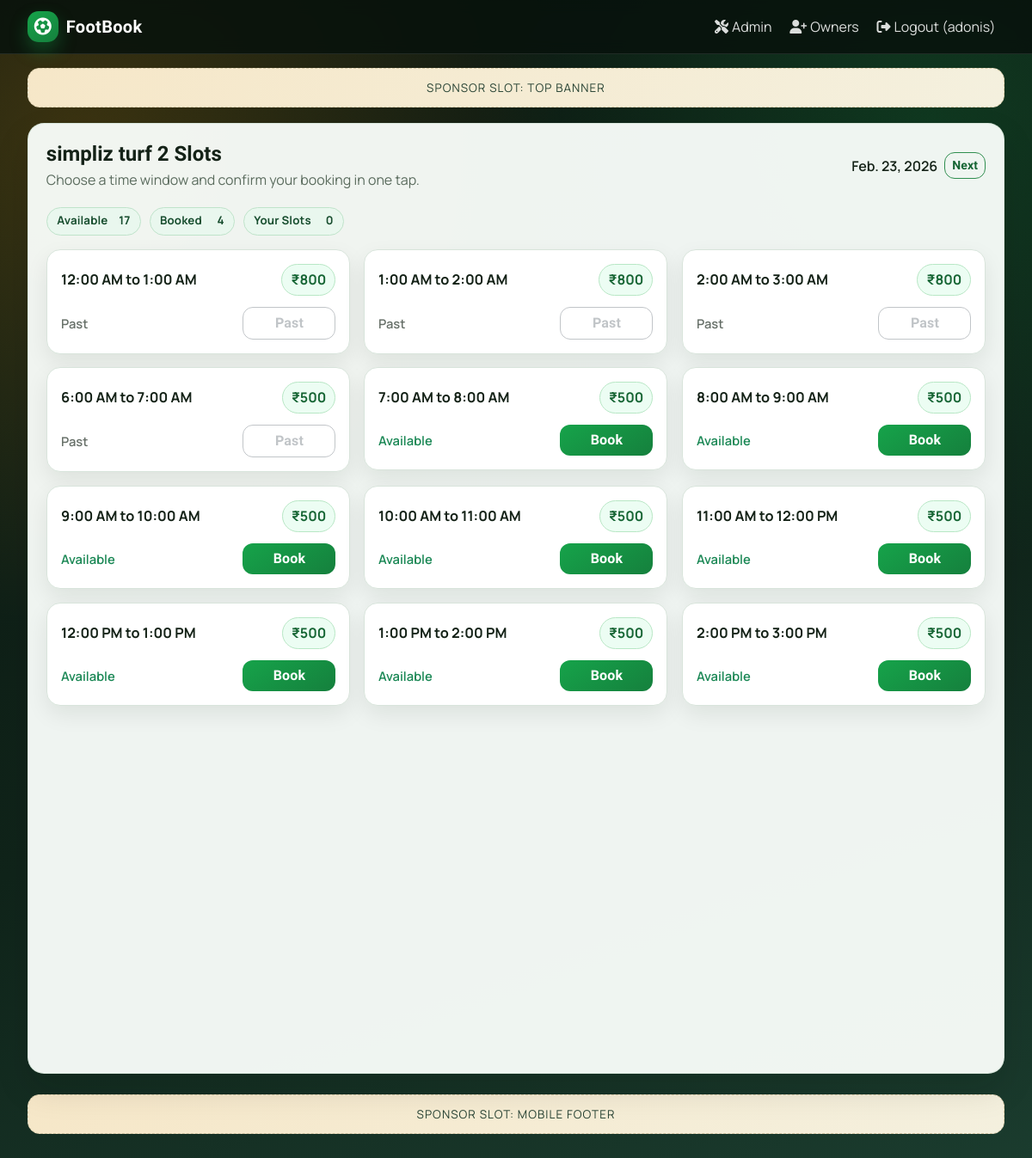
The page /grounds/13/ (signed in) on the database its author committed.
### accounts/models.py (models this page shows, shortened)
class User(AbstractBaseUser, PermissionsMixin):
    ROLE_CHOICES = (
        ('admin', 'Admin'),
        ('owner', 'Ground Owner'),
        ('customer', 'Customer'),
    )
    email = models.EmailField(unique=True)
    phone_number = models.CharField(max_length=15, unique=True)
    name = models.CharField(max_length=100)
    role = models.CharField(max_length=10, choices=ROLE_CHOICES)
    is_active = models.BooleanField(default=True)
    is_staff = models.BooleanField(default=False)
    email_verified = models.BooleanField(default=False)
    date_joined = models.DateTimeField(default=timezone.now)
    USERNAME_FIELD = 'email'
    REQUIRED_FIELDS = ['phone_number', 'name']
    objects = UserManager()

### grounds/models.py (models this page shows, shortened)
class Ground(models.Model):
    name = models.CharField(max_length=100)
    location = models.CharField(max_length=200)
    image = models.CharField(max_length=300, blank=True, null=True)
    latitude = models.DecimalField(max_digits=9, decimal_places=6, null=True, blank=True)
    longitude = models.DecimalField(max_digits=9, decimal_places=6, null=True, blank=True)
    owner = models.ForeignKey(
        settings.AUTH_USER_MODEL,
        on_delete=models.CASCADE,
        limit_choices_to={'role': 'owner'}
    )
    day_price = models.PositiveIntegerField()
    night_price = models.PositiveIntegerField()
    opening_time = models.TimeField()
    closing_time = models.TimeField()
    is_active = models.BooleanField(default=True)
    created_at = models.DateTimeField(auto_now_add=True)

### bookings/models.py (models this page shows, shortened)
class Slot(models.Model):
    ground = models.ForeignKey(Ground, on_delete=models.CASCADE)
    date = models.DateField()
    start_time = models.TimeField()
    end_time = models.TimeField()
    is_booked = models.BooleanField(default=False)
    class Meta:
        unique_together = ('ground', 'date', 'start_time')

### bookings/views.py (the view)
# urls.py: path('grounds/<int:ground_id>/', views.ground_slots),
@login_required
def ground_slots(request, ground_id):
    ground = get_object_or_404(Ground, id=ground_id)
    date_str = request.GET.get('date')
    try:
        if date_str:
            selected_date = timezone.datetime.strptime(date_str, '%Y-%m-%d').date()
        else:
            selected_date = timezone.localdate()
    except Exception:
        selected_date = timezone.localdate()
    current = ground.opening_time
    end_t = ground.closing_time
    while current != end_t:
        end_slot = (datetime.combine(selected_date, current) + timedelta(hours=1)).time()
        Slot.objects.get_or_create(
            ground=ground,
            date=selected_date,
            start_time=current,
            defaults={'end_time': end_slot, 'is_booked': False}
        )
        current = end_slot
    slots_qs = Slot.objects.filter(ground=ground, date=selected_date).order_by('start_time')
    visible_slots = []
    now_dt = timezone.localtime(timezone.now())
    today = timezone.localdate()
    for slot in slots_qs:
        if ground.closing_time > ground.opening_time:
            if slot.start_time < ground.opening_time or slot.start_time >= ground.closing_time:
                continue
        else:
            if not (slot.start_time >= ground.opening_time or slot.start_time < ground.closing_time):
                continue
        slot_dt = timezone.make_aware(timezone.datetime.combine(selected_date, slot.start_time), timezone.get_current_timezone())
        is_past = slot_dt <= now_dt
        booking = Booking.objects.filter(slot=slot, status='BOOKED').first()
        user_booking = (booking.user == request.user) if booking else False
        can_cancel = False
        cancel_no_refund = False
        if booking and user_booking:
            can_cancel = slot.date >= today
            if can_cancel:
                hours_to_slot = (_slot_start_datetime(slot) - now_dt).total_seconds() / 3600
                cancel_no_refund = hours_to_slot < 4
        visible_slots.append({
            'slot': slot,
            'is_past': is_past,
            'price': ground.day_price if 6 <= slot.start_time.hour < 18 else ground.night_price,
            'booking': booking,
            'user_booking': user_booking,
            'can_cancel': can_cancel,
            'cancel_no_refund': cancel_no_refund,
        })
    prev_date = selected_date - timezone.timedelta(days=1)
    next_date = selected_date + timezone.timedelta(days=1)
    if prev_date < timezone.localdate():
        prev_date = None
    return render(request, 'bookings/slots.html', {
        'ground': ground,
        'slots': visible_slots,
        'selected_date': selected_date,
        'prev_date': prev_date,
        'next_date': next_date,
    })

### templates/bookings/slots.html (shortened to what this page needs)
{% extends 'base/base.html' %}
{% block content %}
<div class="page-shell">
  <div class="page-header">
    <div>
      <h4>{{ ground.name }} Slots</h4>
      <p class="page-subtitle">Choose a time window and confirm your booking in one tap.</p>
    </div>
    <div class="d-flex align-items-center gap-2 flex-wrap">
      <span class="fw-semibold">{{ selected_date }}</span>
      <a class="btn btn-sm btn-outline-primary" href="?date={{ next_date|date:'Y-m-d' }}">Next</a>
    </div>
  </div>
  <div class="slot-livebar mb-3">
    <div class="live-chip">Available <span id="live-available-count">0</span></div>
    <div class="live-chip">Booked <span id="live-booked-count">0</span></div>
    <div class="live-chip">Your Slots <span id="live-your-count">0</span></div>
  </div>
  <div class="slots-grid">
    {% for obj in slots %}
      {% with slot=obj.slot is_past=obj.is_past %}
      <div class="slot-wrap">
        <div class="slot-card" role="group" aria-label="Slot {{ slot.id }}" data-slot-id="{{ slot.id }}">
          <div class="slot-meta">
            <div class="slot-time">{{ slot.start_time|time:"g:i A" }} to {{ slot.end_time|time:"g:i A" }}</div>
            <div class="slot-price">₹{{ obj.price }}</div>
          </div>
          {% if slot.is_booked %}
            <div class="slot-body muted">
              {% if obj.booking and obj.user_booking %}
                <div class="slot-status">
                  <span class="d-none" data-slot-state="your">your</span>
                  Your booking
                  {% if obj.cancel_no_refund %}
                    <span class="d-block text-danger small mt-1">Cancel now: amount will not be refunded.</span>
                  {% endif %}
                </div>
                {% if obj.can_cancel %}
                  {% if obj.cancel_no_refund %}
                    <a href="{% url 'cancel_booking' obj.booking.id %}" class="btn btn-outline-danger slot-action" data-confirm-message="This cancellation is within 4 hours of slot time. Amount will not be refunded.">Cancel</a>
                  {% else %}
                    <a href="{% url 'cancel_booking' obj.booking.id %}" class="btn btn-outline-danger slot-action" data-confirm-message="Cancel this booking?">Cancel</a>
                  {% endif %}
                {% else %}
                  <button class="btn btn-outline-secondary slot-action" disabled aria-disabled="true">Past booking</button>
                {% endif %}
              {% else %}
                <div class="slot-status"><span data-slot-state="booked">Booked</span></div>
                <button class="btn btn-outline-secondary slot-action" disabled aria-disabled="true">Booked</button>
              {% endif %}
            </div>
          {% else %}
            {% if is_past %}
              <div class="slot-body muted">
                <div class="slot-status"><span data-slot-state="past">Past</span></div>
                <button class="btn btn-outline-secondary slot-action" disabled aria-disabled="true">Past</button>
              </div>
            {% else %}
              <div class="slot-body">
                <div class="slot-status text-success"><span data-slot-state="available">Available</span></div>
                <button class="btn btn-primary slot-action" onclick="showConfirmModal({{ slot.id }}, '{{ slot.start_time|time:"g:i A" }}', '{{ slot.end_time|time:"g:i A" }}', {{ obj.price }})">Book</button>
              </div>
            {% endif %}
          {% endif %}
        </div>
      </div>
      {% endwith %}
    {% empty %}
      <div class="col-12"><p class="text-muted mb-0">No slots available for this date.</p></div>
    {% endfor %}
  </div>
</div>
<div class="ad-shell text-center mt-4">Sponsor Slot: mobile footer</div>
{% endblock %}

### templates/base/base.html (shortened to what this page needs)
<!DOCTYPE html>
<html lang="en">
<head>
  {% load static %}
  <link href="https://cdn.jsdelivr.net/npm/bootstrap@5.3.2/dist/css/bootstrap.min.css" rel="stylesheet">
  <link href="https://cdnjs.cloudflare.com/ajax/libs/font-awesome/6.4.0/css/all.min.css" rel="stylesheet">
  <link rel="stylesheet" href="{% static 'css/style.css' %}">
</head>
<body>
<nav class="navbar navbar-expand-lg site-navbar">
  <div class="container-fluid">
    <a class="navbar-brand d-flex align-items-center" href="/">
      <span class="brand-icon"><i class="fas fa-futbol" aria-hidden="true"></i></span>
      <span class="brand-text">FootBook</span>
    </a>
    <div class="collapse navbar-collapse" id="mainNavbar">
      <ul class="navbar-nav ms-auto mb-2 mb-lg-0">
        {% if user.is_authenticated %}
          {% if user.role == 'admin' %}
            <li class="nav-item"><a class="nav-link" href="{% url 'admin_dashboard' %}"><i class="fas fa-tools me-1"></i>Admin</a></li>
            <li class="nav-item"><a class="nav-link" href="{% url 'create_ground_owner' %}"><i class="fas fa-user-plus me-1"></i>Owners</a></li>
          {% elif user.role == 'owner' %}
            <li class="nav-item"><a class="nav-link" href="{% url 'owner_dashboard' %}"><i class="fas fa-store me-1"></i>Owner</a></li>
            <li class="nav-item"><a class="nav-link" href="{% url 'owner_manual_booking' %}"><i class="fas fa-plus me-1"></i>Manual</a></li>
          {% else %}
            <li class="nav-item"><a class="nav-link" href="{% url 'customer_dashboard' %}"><i class="fas fa-user me-1"></i>Dashboard</a></li>
            <li class="nav-item"><a class="nav-link" href="/my-bookings/"><i class="fas fa-calendar-check me-1"></i>My Bookings</a></li>
          {% endif %}
          <li class="nav-item"><a class="nav-link" href="{% url 'logout' %}"><i class="fas fa-sign-out-alt me-1"></i>Logout ({{ user.name }})</a></li>
        {% else %}
          <li class="nav-item"><a class="nav-link" href="{% url 'login' %}"><i class="fas fa-sign-in-alt me-1"></i>Login</a></li>
          <li class="nav-item"><a class="nav-link" href="{% url 'register' %}"><i class="fas fa-user-plus me-1"></i>Register</a></li>
        {% endif %}
      </ul>
    </div>
  </div>
</nav>
<div class="container mt-3">
  <div class="ad-shell text-center">Sponsor Slot: top banner</div>
</div>
<main class="container app-main">
  {% block content %}{% endblock %}
</main>
</body>
</html>

### static/css/style.css (style rules this page uses)
:root { --bg-main: #0e1a13; --bg-accent: #1f3a2e; --bg-soft: #f2f7f4; --surface: #ffffff; --surface-muted: #f7fbf8; --text-main: #142217; --text-soft: #5b6c5e; --line: #d8e4db; --brand: #16a34a; --brand-dark: #15803d; --highlight: #f59e0b; --danger: #dc2626; --shadow: 0 18px 40px rgba(6, 20, 10, 0.12); }
@media (prefers-reduced-motion: no-preference) { :root { scroll-behavior: smooth; } }
body { min-height: 100vh; margin: 0; font-family: 'Manrope', 'Segoe UI', sans-serif; color: var(--text-main); background: radial-gradient(circle at 8% 12%, rgba(245, 158, 11, 0.2), transparent 34%), radial-gradient(circle at 90% 10%, rgba(22, 163, 74, 0.2), transparent 32%), linear-gradient(160deg, #0d1711 0%, #10241a 56%, #1b3d2f 100%); -webkit-font-smoothing: antialiased; overflow-x: hidden; }
body::before { content: ''; position: fixed; inset: 0; pointer-events: none; z-index: -1; background-image: linear-gradient(rgba(255, 255, 255, 0.04) 1px, transparent 1px), linear-gradient(90deg, rgba(255, 255, 255, 0.04) 1px, transparent 1px); background-size: 40px 40px; opacity: 0.14; }
h1, h2, h3, h4, h5, h6, .navbar-brand, .btn { font-family: 'Sora', 'Manrope', sans-serif; }
.container, .container-fluid { max-width: 1160px; }
.app-main { margin-top: 1.1rem; margin-bottom: 2rem; padding-bottom: 2.5rem; }
.site-navbar { backdrop-filter: blur(8px); background: rgba(8, 18, 12, 0.86); border-bottom: 1px solid rgba(255, 255, 255, 0.1); }
.navbar-brand { font-weight: 800; letter-spacing: 0.3px; }
.brand-icon { width: 2.25rem; height: 2.25rem; border-radius: 0.8rem; display: inline-flex; align-items: center; justify-content: center; color: #fff; background: linear-gradient(145deg, #16a34a, #15803d); box-shadow: 0 10px 20px rgba(22, 163, 74, 0.35); }
.brand-text { margin-left: 0.55rem; color: #fff; }
.site-navbar .nav-link { color: rgba(255, 255, 255, 0.86); border-radius: 999px; padding: 0.45rem 0.95rem; margin: 0 0.15rem; transition: transform 0.2s ease, background-color 0.2s ease; }
.ad-shell { padding: 0.75rem 1rem; font-size: 0.84rem; letter-spacing: 0.08em; text-transform: uppercase; color: #274233; background: linear-gradient(120deg, #f6e7c8, #f4f0de); border: 1px dashed #d4c7a5; border-radius: 0.9rem; }
.slot-livebar { display: flex; flex-wrap: wrap; gap: 0.6rem; }
.live-chip { background: #e9f7ee; border: 1px solid #bfe3ca; color: #184e2f; border-radius: 999px; padding: 0.35rem 0.72rem; font-size: 0.83rem; font-weight: 700; letter-spacing: 0.01em; }
.live-chip span { margin-left: 0.25rem; display: inline-block; min-width: 1.2rem; text-align: right; }
.count-flash { animation: count-pop 0.35s ease; }
.page-shell { background: rgba(249, 253, 250, 0.96); border-radius: 1.2rem; border: 1px solid rgba(215, 230, 219, 0.95); box-shadow: var(--shadow); padding: 1.3rem; animation: fade-rise 0.45s ease both; }
.page-header { display: flex; justify-content: space-between; align-items: center; gap: 1rem; margin-bottom: 1.2rem; }
.page-header h2, .page-header h3, .page-header h4 { margin: 0; font-weight: 700; }
.page-subtitle { margin: 0.25rem 0 0; color: var(--text-soft); }
.reveal { opacity: 0; transform: translateY(16px); }
.reveal-visible { animation: fade-rise 0.46s ease forwards; }
.btn { border-radius: 0.75rem; font-weight: 600; letter-spacing: 0.01em; }
.btn-primary, .btn-success { color: #fff; border: none; position: relative; overflow: hidden; transition: transform 0.16s ease, filter 0.16s ease; }
.btn-primary { background: linear-gradient(145deg, #16a34a, #15803d); }
.btn-outline-primary { color: #166534; border-color: #2f8e4f; }
.slots-grid { display: grid; grid-template-columns: repeat(3, minmax(0, 1fr)); gap: 1rem; }
.slot-card { background: #fff; border: 1px solid var(--line); border-radius: 1rem; padding: 1rem; box-shadow: 0 10px 26px rgba(10, 30, 17, 0.08); transition: transform 0.16s ease, box-shadow 0.16s ease; }
.slot-meta { display: flex; justify-content: space-between; align-items: center; margin-bottom: 0.8rem; }
.slot-time { font-weight: 700; font-size: 1.02rem; }
.slot-price { background: #ecfdf3; color: #166534; border: 1px solid #b8e7c5; padding: 0.34rem 0.64rem; border-radius: 999px; font-weight: 700; }
.slot-body { display: flex; justify-content: space-between; align-items: center; gap: 0.75rem; }
.slot-body.muted { opacity: 0.65; }
.slot-status { font-size: 0.92rem; font-weight: 600; }
.slot-action { min-width: 108px; }
.slot-card.enter { animation: pop-in 0.26s ease both; }

### rows shown on the page
User: name "adonis"
Ground: name "simpliz turf 2"
Slot: slot.start_time "12:00 AM", slot.end_time "1:00 AM", price "800", is_booked "Past"
Slot: slot.start_time "1:00 AM", slot.end_time "2:00 AM", price "800", is_booked "Past"
Slot: slot.start_time "2:00 AM", slot.end_time "3:00 AM", price "800", is_booked "Past"
Slot: slot.start_time "6:00 AM", slot.end_time "7:00 AM", price "500", is_booked "Past"
Slot: slot.start_time "7:00 AM", slot.end_time "8:00 AM", price "500"
Slot: slot.start_time "8:00 AM", slot.end_time "9:00 AM", price "500"
Slot: slot.start_time "9:00 AM", slot.end_time "10:00 AM", price "500"
Slot: slot.start_time "10:00 AM", slot.end_time "11:00 AM", price "500"
Slot: slot.start_time "11:00 AM", slot.end_time "12:00 PM", price "500"
Slot: slot.start_time "12:00 PM", slot.end_time "1:00 PM", price "500"
Slot: slot.start_time "1:00 PM", slot.end_time "2:00 PM", price "500"
Slot: slot.start_time "2:00 PM", slot.end_time "3:00 PM", price "500"

### other values the page prints
{{ selected_date }} "Feb. 23, 2026"
